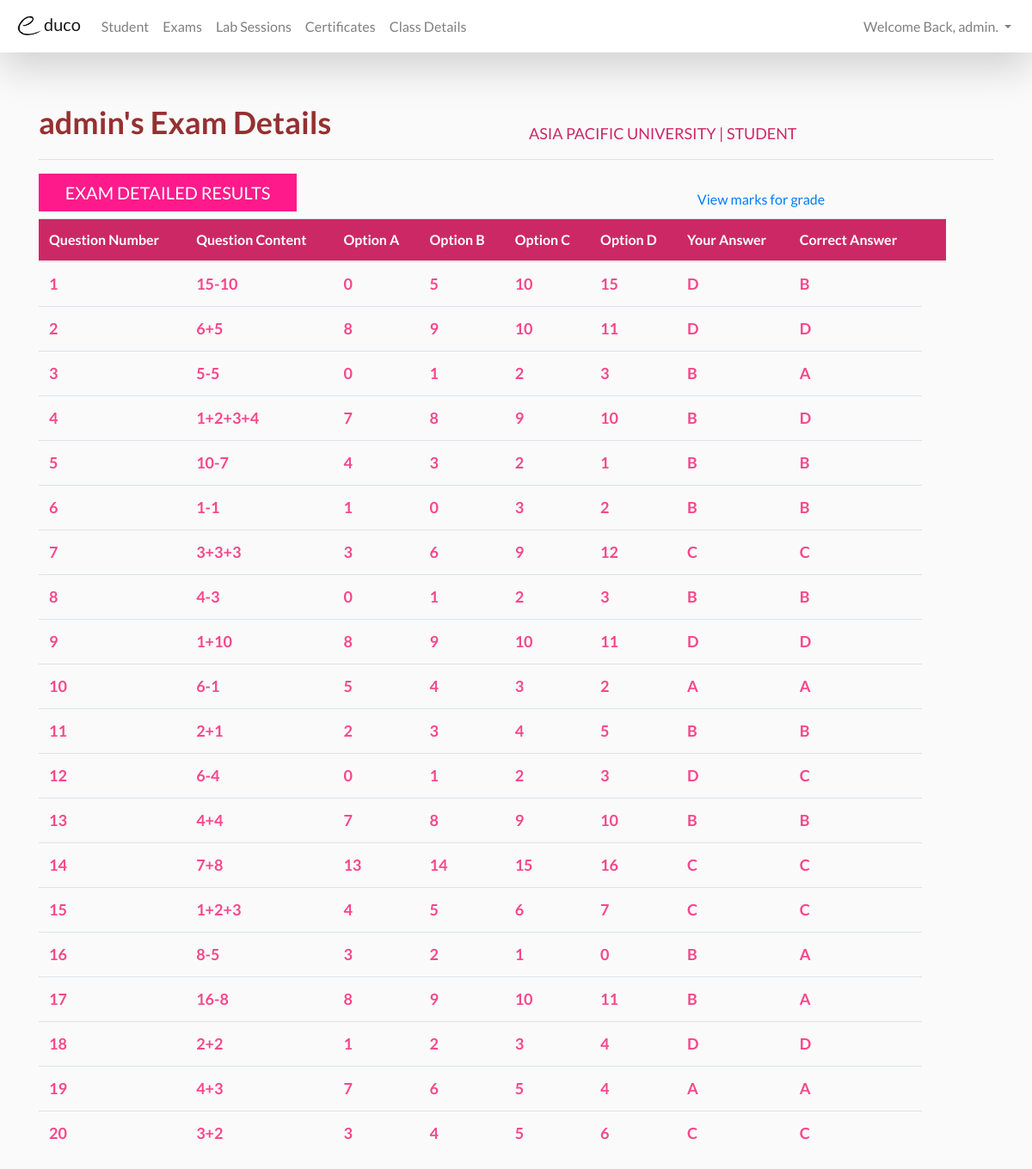
The page /Website/student/detailed_result.php?id=1 (signed in) on the database its author committed.
### tables this page shows
CREATE TABLE `student_question` (
  `S_Q_No` int(11) NOT NULL,
  `E_No` int(11) DEFAULT NULL,
  `Q_No` int(11) DEFAULT NULL,
  `S_QAnswer` varchar(255) DEFAULT NULL,
  `TrueAnswer` varchar(255) DEFAULT NULL
);

CREATE TABLE `question` (
  `Q_No` int(11) NOT NULL,
  `U_ID` int(11) NOT NULL,
  `Chapter` varchar(255) NOT NULL,
  `Format` varchar(255) NOT NULL,
  `Difficulty` varchar(255) NOT NULL,
  `Mark` int(1) NOT NULL,
  `QuestionContent` text NOT NULL,
  `Image` mediumblob,
  `Imagepath` varchar(255) DEFAULT NULL,
  `A` varchar(255) NOT NULL,
  `B` varchar(255) NOT NULL,
  `C` varchar(255) NOT NULL,
  `D` varchar(255) NOT NULL,
  `TrueAnswer` varchar(255) NOT NULL,
  `Approval` int(11) DEFAULT NULL
);

### Website/student/detailed_result.php (the view, shortened to what this page needs)
<!DOCTYPE html>
<html>
<head>
<?php include($_SERVER["DOCUMENT_ROOT"].'/template/header.php'); ?>
</head>
<body>
		<?php include($_SERVER["DOCUMENT_ROOT"].'/template/studentnavbar.php'); ?>
		<div class="container">
		<div class="row">
				<div class="col-sm" style="font-size: 36px; color: #953031; font-weight: bold;"><br/>
				<?php echo $_SESSION['user']; ?>'s Exam Details
				</div>
				<div class="col-sm" style="color: #CC2865; font-size: 18px;"><br/><br/>
				<br/>ASIA PACIFIC UNIVERSITY | STUDENT
				</div>
		</div>
		<hr>
			<div class="row">
				<div class="col-sm">
				<h5 style=" box-sizing: border-box; background-color: #ff1a8c; color: white; width: 300px; padding: 10px"><center>EXAM DETAILED RESULTS</center></h5>
				</div>
				<div class="col-sm" style="padding-top: 18px;">
				<a href="#"><center>View marks for grade</center></a>
				</div>
			</div>
<table class="table table-hover" style="width: 95%;">
  <thead>
    <tr style="background-color: #CC2865; color: white;">
      <th>Question Number</th>
      <th>Question Content</th>
      <th>Option A</th>
      <th>Option B</th>
      <th>Option C</th>
      <th>Option D</th>
      <th>Your Answer</th>
      <th>Correct Answer</th>
      <th></th>
    </tr>
  </thead>
  <tbody style="color: #F7478A; font-size: 18px; font-weight: bold;">
			<?php
          $id = $_GET['id'];
          $conn = mysqli_connect('localhost','root','','educo');
          $sql = "SELECT S_Q_No,S_QAnswer,TrueAnswer,QuestionContent,A,B,C,D FROM student_question
          JOIN question USING (Q_No,TrueAnswer)
          WHERE E_No = '$id'";
          $result = mysqli_query($conn, $sql);
          while($row = mysqli_fetch_array($result))
          {
          	echo "<tr>";
            echo "<td>" . $row['S_Q_No'] . "</td>";
            echo "<td>" . $row['QuestionContent'] . "</td>";
            echo "<td>" . $row['A'] . "</td>";
            echo "<td>" . $row['B'] . "</td>";
            echo "<td>" . $row['C'] . "</td>";
            echo "<td>" . $row['D'] . "</td>";
            echo "<td>" . $row['S_QAnswer'] . "</td>";
            echo "<td>" . $row['TrueAnswer'] . "</td>";
            echo "</tr>";
          }
        ?>
	</tbody>
</table>
</body>
</html>

### template/header.php (style rules this page uses)
body { font-family: 'Lato' !important; background-color: #FAFAFA !important; }

### Website/student/detailed_result.php (style rules this page uses)
body { background-image: url("/Pictures/11.png"); background-repeat: no-repeat; background-size: 100%; }

### rows shown on the page
student_question: S_Q_No "1", question.QuestionContent "15-10", question.A "0", question.B "5", question.C "10", question.D "15", S_QAnswer "D", TrueAnswer "B"
student_question: S_Q_No "2", question.QuestionContent "6+5", question.A "8", question.B "9", question.C "10", question.D "11", S_QAnswer "D", TrueAnswer "D"
student_question: S_Q_No "3", question.QuestionContent "5-5", question.A "0", question.B "1", question.C "2", question.D "3", S_QAnswer "B", TrueAnswer "A"
student_question: S_Q_No "4", question.QuestionContent "1+2+3+4", question.A "7", question.B "8", question.C "9", question.D "10", S_QAnswer "B", TrueAnswer "D"
student_question: S_Q_No "5", question.QuestionContent "10-7", question.A "4", question.B "3", question.C "2", question.D "1", S_QAnswer "B", TrueAnswer "B"
student_question: S_Q_No "6", question.QuestionContent "1-1", question.A "1", question.B "0", question.C "3", question.D "2", S_QAnswer "B", TrueAnswer "B"
student_question: S_Q_No "7", question.QuestionContent "3+3+3", question.A "3", question.B "6", question.C "9", question.D "12", S_QAnswer "C", TrueAnswer "C"
student_question: S_Q_No "8", question.QuestionContent "4-3", question.A "0", question.B "1", question.C "2", question.D "3", S_QAnswer "B", TrueAnswer "B"
student_question: S_Q_No "9", question.QuestionContent "1+10", question.A "8", question.B "9", question.C "10", question.D "11", S_QAnswer "D", TrueAnswer "D"
student_question: S_Q_No "10", question.QuestionContent "6-1", question.A "5", question.B "4", question.C "3", question.D "2", S_QAnswer "A", TrueAnswer "A"
student_question: S_Q_No "11", question.QuestionContent "2+1", question.A "2", question.B "3", question.C "4", question.D "5", S_QAnswer "B", TrueAnswer "B"
student_question: S_Q_No "12", question.QuestionContent "6-4", question.A "0", question.B "1", question.C "2", question.D "3", S_QAnswer "D", TrueAnswer "C"
student_question: S_Q_No "13", question.QuestionContent "4+4", question.A "7", question.B "8", question.C "9", question.D "10", S_QAnswer "B", TrueAnswer "B"
student_question: S_Q_No "14", question.QuestionContent "7+8", question.A "13", question.B "14", question.C "15", question.D "16", S_QAnswer "C", TrueAnswer "C"
student_question: S_Q_No "15", question.QuestionContent "1+2+3", question.A "4", question.B "5", question.C "6", question.D "7", S_QAnswer "C", TrueAnswer "C"
student_question: S_Q_No "16", question.QuestionContent "8-5", question.A "3", question.B "2", question.C "1", question.D "0", S_QAnswer "B", TrueAnswer "A"
student_question: S_Q_No "17", question.QuestionContent "16-8", question.A "8", question.B "9", question.C "10", question.D "11", S_QAnswer "B", TrueAnswer "A"
student_question: S_Q_No "18", question.QuestionContent "2+2", question.A "1", question.B "2", question.C "3", question.D "4", S_QAnswer "D", TrueAnswer "D"
student_question: S_Q_No "19", question.QuestionContent "4+3", question.A "7", question.B "6", question.C "5", question.D "4", S_QAnswer "A", TrueAnswer "A"
student_question: S_Q_No "20", question.QuestionContent "3+2", question.A "3", question.B "4", question.C "5", question.D "6", S_QAnswer "C", TrueAnswer "C"

### other values the page prints
$_SESSION['user'] "admin"
